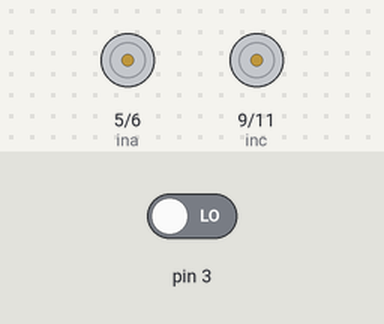
Simulated run of this sketch. Board: Arduino Uno, built with avr-gcc and run on an emulated ATmega328P. Parts: motor-driver pin pairs drawn as motors (green arrow = first pin HIGH = forward, orange = second pin HIGH = backward, longer = more drive). The test bench sets the inputs (shaded band); at power-on: pin 3 LOW. What the sketch prints to the serial monitor is not drawn.

Above: at 0.1 s.
At 5.1 s:
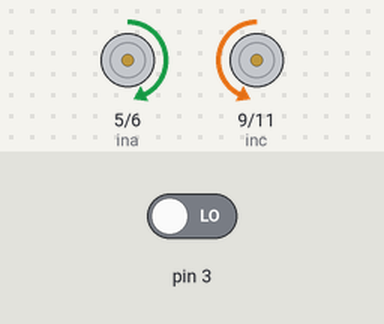
Timing chart, 0 to 6.6 s (numbered marks = the images above):
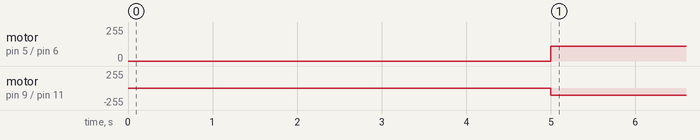

The sketch:

rotation_test.ino
```cpp
int ina = 5;
int inb = 6;
int inc = 9;
int ind = 11;
int motorAspeed = 110;
int motorBspeed = 110;
int freq = 0;
int currentOutput;

void setup() {
  // put your setup code here, to run once:
  pinMode(3, INPUT);
  pinMode(ina, OUTPUT);
  pinMode(inb, OUTPUT);
  pinMode(inc, OUTPUT);
  pinMode(ind, OUTPUT);
  Serial.begin(9600);
  Serial.println("Starting in 5");
  delay(5000);
}

void loop() {
  // put your main code here, to run repeatedly:
  if (freq >= 19) {
    digitalWrite(ina, LOW);
    digitalWrite(inb, LOW);
    digitalWrite(inc, LOW);
    digitalWrite(ind, LOW);
    Serial.println(freq);
    //delay(2000);
    //freq = 0;

  } else {
    analogWrite(ina, motorAspeed);
    digitalWrite(inb, LOW);
    analogWrite(ind, motorBspeed);
    digitalWrite(inc, LOW);
  }

  if (digitalRead(3) == HIGH && currentOutput == 0) {
    freq ++;
    //Serial.println(currentOutput);
    currentOutput = 1;
  } else if (digitalRead(3) == LOW && currentOutput == 1){
    currentOutput = 0;
    //Serial.println("low");
  }


}
```

Measured:
- by itself, motor on pin 5 (ina) / pin 6 (inb): stopped → forward 110/255 at 5.0 s
- by itself, motor on pin 9 (inc) / pin 11 (ind): stopped → backward 110/255 at 5.0 s
